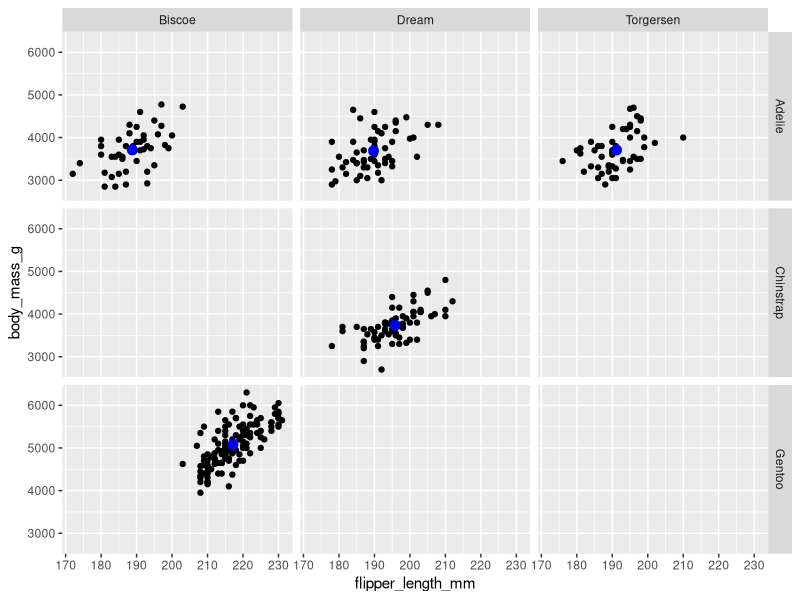
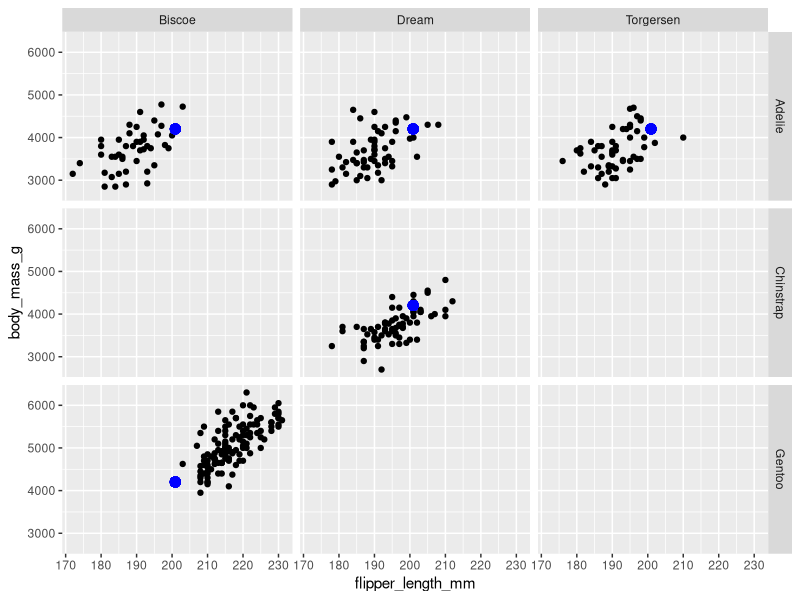

These charts were generated, in order, by the following R code:
## ---- chunk 1
knitr::opts_chunk$set(echo = TRUE)
library(tidyverse)
library(palmerpenguins)
library(readxl)
## ---- chunk 2
penguins %>% filter(species == "Adelie") %>% filter(island == "Biscoe")
## ---- chunk 3

## ---- chunk 4

## ---- chunk 5

## ---- chunk 6

## ---- chunk 7

## ---- chunk 8

## ---- chunk 9

## ---- chunk 10

## ---- chunk 11
penguins %>% group_by(sex, species, island) %>%
  filter(body_mass_g == max(body_mass_g, na.rm=TRUE)) %>%
  dplyr::select(species, island, sex, body_mass_g) %>% 
  arrange(-body_mass_g)
## ---- chunk 12

## ---- chunk 13

## ---- chunk 14

## ---- chunk 15

## ---- chunk 16
penguins %>%
  group_by(species, island) %>%
  mutate(mean_flipper = mean(flipper_length_mm, na.rm=TRUE),
         mean_body = mean(body_mass_g, na.rm=TRUE)) %>%
  ggplot(aes(flipper_length_mm, body_mass_g)) + 
  geom_point() + 
  stat_unique(aes(x=mean_flipper, y = mean_body), col="blue", size=3) +
  facet_grid(species ~ island) 

## ---- chunk 17
penguins %>% ggplot(aes(flipper_length_mm, body_mass_g)) + 
  geom_point() + 
  geom_point(aes(x = mean(flipper_length_mm, na.rm=TRUE), 
                 y = mean(body_mass_g, na.rm=TRUE)),
             color="blue", size = 3, alpha = 0.5) + 
  facet_grid(species ~ island) 
## ---- chunk 18
# dt1 <- read_excel("file.xlsx")
